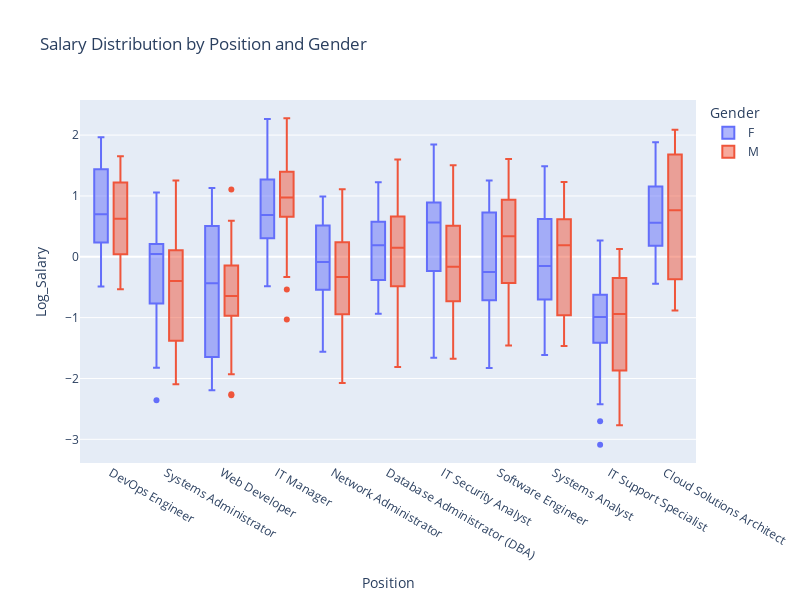

The notebook cell this image was saved under:
### Markdown cell above
#### To compare the distribution of Salary across different categories, such as Position and Gender.

### Code cell
fig = px.box(df, x='Position', y='Log_Salary', color='Gender', 
             title='Salary Distribution by Position and Gender')
fig.update_layout(height=600, width=800)
fig.show()

### Figure 1 — Plotly figure (JSON) as saved in the notebook; plotly's stock layout.template omitted (floating-point values rounded to 4 significant figures; data arrays with more than 128 entries replaced by an {"elided": "..."} marker saying what was removed)
{"data": [{"alignmentgroup": "True", "hovertemplate": "Gender=F<br>Position=%{x}<br>Log_Salary=%{y}<extra></extra>", "legendgroup": "F", "marker": {"color": "#636efa"}, "name": "F", "notched": false, "offsetgroup": "F", "orientation": "v", "showlegend": true, "type": "box", "x": {"elided": "198 str values"}, "x0": " ", "xaxis": "x", "y": {"elided": "198 float values"}, "y0": " ", "yaxis": "y"}, {"alignmentgroup": "True", "hovertemplate": "Gender=M<br>Position=%{x}<br>Log_Salary=%{y}<extra></extra>", "legendgroup": "M", "marker": {"color": "#EF553B"}, "name": "M", "notched": false, "offsetgroup": "M", "orientation": "v", "showlegend": true, "type": "box", "x": {"elided": "202 str values"}, "x0": " ", "xaxis": "x", "y": {"elided": "202 float values"}, "y0": " ", "yaxis": "y"}], "layout": {"boxmode": "group", "height": 600, "legend": {"title": {"text": "Gender"}, "tracegroupgap": 0}, "title": {"text": "Salary Distribution by Position and Gender"}, "width": 800, "xaxis": {"anchor": "y", "domain": [0, 1], "title": {"text": "Position"}}, "yaxis": {"anchor": "x", "domain": [0, 1], "title": {"text": "Log_Salary"}}}}
